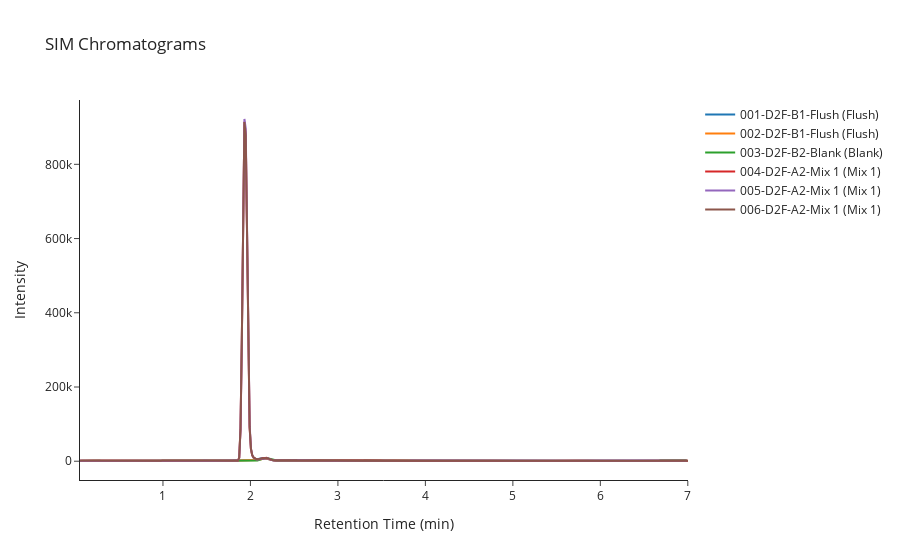

Source (notebook cell):
### Markdown cell above
mzs available in SIM: 120, 124, 134, 237, 247, 254, 258, 267, 268, 275, 278, 296, 300, 325, 370, 429, 441, 748, 752

mzs available in TIC: range(100, 801)

### Code cell
# EIC/TIC plots (intensity/time)
analyses.plot_chromatogram(indices = [0, 1, 2, 3, 4, 5], data="sim", mz=268)

### Figure 1 — Plotly figure (JSON) as saved in the notebook; plotly's stock layout.template omitted (floating-point values rounded to 4 significant figures; data arrays with more than 128 entries replaced by an {"elided": "..."} marker saying what was removed)
{"data": [{"hovertemplate": "<b>index</b>: 0<br><b>name</b>: 001-D2F-B1-Flush<br><b>path</b>: C:/Users/Sandeep/Desktop/Error-LC/Method-Data\\250613_Mix-1_10x10ng-mL 2025-06-13 14-40-12\\001-D2F-B1-Flush.D<br><b>batch</b>: 250613_Mix-1_10x10ng-mL 2025-06-13 14-40-12<br><b>batch_position</b>: 1<br><b>idle_time</b>: 0<br><b>sample</b>: Flush<br><b>method</b>: error_lc<br><b>timestamp</b>: 2025-06-13 14:40:19<br><b>unit</b>: None<br><b>instrument</b>: None<br><b>signal</b>: None<br><b>date</b>: 13 Jun 25   2:43 pm +0100<br><b>detector</b>: MS<br><b>pump</b>: G7167B<br><b>vial_position</b>: D2F-B1><br><b>start_time</b>: 2025-06-13 14:40:21<br><b>end_time</b>: 2025-06-13 14:50:32<br><b>runtime</b>: 416.119<br><b>Time: </b>%{x}<br><b>Intensity: </b>%{y}<extra></extra>", "mode": "lines", "name": "001-D2F-B1-Flush (Flush)", "text": "<b>index</b>: 0<br><b>name</b>: 001-D2F-B1-Flush<br><b>path</b>: C:/Users/Sandeep/Desktop/Error-LC/Method-Data\\250613_Mix-1_10x10ng-mL 2025-06-13 14-40-12\\001-D2F-B1-Flush.D<br><b>batch</b>: 250613_Mix-1_10x10ng-mL 2025-06-13 14-40-12<br><b>batch_position</b>: 1<br><b>idle_time</b>: 0<br><b>sample</b>: Flush<br><b>method</b>: error_lc<br><b>timestamp</b>: 2025-06-13 14:40:19<br><b>unit</b>: None<br><b>instrument</b>: None<br><b>signal</b>: None<br><b>date</b>: 13 Jun 25   2:43 pm +0100<br><b>detector</b>: MS<br><b>pump</b>: G7167B<br><b>vial_position</b>: D2F-B1><br><b>start_time</b>: 2025-06-13 14:40:21<br><b>end_time</b>: 2025-06-13 14:50:32<br><b>runtime</b>: 416.119", "type": "scatter", "x": {"elided": "466 float values"}, "y": {"elided": "466 int values"}}, {"hovertemplate": "<b>index</b>: 1<br><b>name</b>: 002-D2F-B1-Flush<br><b>path</b>: C:/Users/Sandeep/Desktop/Error-LC/Method-Data\\250613_Mix-1_10x10ng-mL 2025-06-13 14-40-12\\002-D2F-B1-Flush.D<br><b>batch</b>: 250613_Mix-1_10x10ng-mL 2025-06-13 14-40-12<br><b>batch_position</b>: 2<br><b>idle_time</b>: 47.0<br><b>sample</b>: Flush<br><b>method</b>: error_lc<br><b>timestamp</b>: 2025-06-13 14:51:16<br><b>unit</b>: None<br><b>instrument</b>: None<br><b>signal</b>: None<br><b>date</b>: 13 Jun 25   2:52 pm +0100<br><b>detector</b>: MS<br><b>pump</b>: G7116B<br><b>vial_position</b>: D2F-B1><br><b>start_time</b>: 2025-06-13 14:51:19<br><b>end_time</b>: 2025-06-13 14:59:04<br><b>runtime</b>: 416.119<br><b>Time: </b>%{x}<br><b>Intensity: </b>%{y}<extra></extra>", "mode": "lines", "name": "002-D2F-B1-Flush (Flush)", "text": "<b>index</b>: 1<br><b>name</b>: 002-D2F-B1-Flush<br><b>path</b>: C:/Users/Sandeep/Desktop/Error-LC/Method-Data\\250613_Mix-1_10x10ng-mL 2025-06-13 14-40-12\\002-D2F-B1-Flush.D<br><b>batch</b>: 250613_Mix-1_10x10ng-mL 2025-06-13 14-40-12<br><b>batch_position</b>: 2<br><b>idle_time</b>: 47.0<br><b>sample</b>: Flush<br><b>method</b>: error_lc<br><b>timestamp</b>: 2025-06-13 14:51:16<br><b>unit</b>: None<br><b>instrument</b>: None<br><b>signal</b>: None<br><b>date</b>: 13 Jun 25   2:52 pm +0100<br><b>detector</b>: MS<br><b>pump</b>: G7116B<br><b>vial_position</b>: D2F-B1><br><b>start_time</b>: 2025-06-13 14:51:19<br><b>end_time</b>: 2025-06-13 14:59:04<br><b>runtime</b>: 416.119", "type": "scatter", "x": {"elided": "466 float values"}, "y": {"elided": "466 int values"}}, {"hovertemplate": "<b>index</b>: 2<br><b>name</b>: 003-D2F-B2-Blank<br><b>path</b>: C:/Users/Sandeep/Desktop/Error-LC/Method-Data\\250613_Mix-1_10x10ng-mL 2025-06-13 14-40-12\\003-D2F-B2-Blank.D<br><b>batch</b>: 250613_Mix-1_10x10ng-mL 2025-06-13 14-40-12<br><b>batch_position</b>: 3<br><b>idle_time</b>: 46.0<br><b>sample</b>: Blank<br><b>method</b>: error_lc<br><b>timestamp</b>: 2025-06-13 14:59:47<br><b>unit</b>: None<br><b>instrument</b>: None<br><b>signal</b>: None<br><b>date</b>: 13 Jun 25   3:00 pm +0100<br><b>detector</b>: MS<br><b>pump</b>: G7116B<br><b>vial_position</b>: D2F-B2><br><b>start_time</b>: 2025-06-13 14:59:50<br><b>end_time</b>: 2025-06-13 15:07:35<br><b>runtime</b>: 416.119<br><b>Time: </b>%{x}<br><b>Intensity: </b>%{y}<extra></extra>", "mode": "lines", "name": "003-D2F-B2-Blank (Blank)", "text": "<b>index</b>: 2<br><b>name</b>: 003-D2F-B2-Blank<br><b>path</b>: C:/Users/Sandeep/Desktop/Error-LC/Method-Data\\250613_Mix-1_10x10ng-mL 2025-06-13 14-40-12\\003-D2F-B2-Blank.D<br><b>batch</b>: 250613_Mix-1_10x10ng-mL 2025-06-13 14-40-12<br><b>batch_position</b>: 3<br><b>idle_time</b>: 46.0<br><b>sample</b>: Blank<br><b>method</b>: error_lc<br><b>timestamp</b>: 2025-06-13 14:59:47<br><b>unit</b>: None<br><b>instrument</b>: None<br><b>signal</b>: None<br><b>date</b>: 13 Jun 25   3:00 pm +0100<br><b>detector</b>: MS<br><b>pump</b>: G7116B<br><b>vial_position</b>: D2F-B2><br><b>start_time</b>: 2025-06-13 14:59:50<br><b>end_time</b>: 2025-06-13 15:07:35<br><b>runtime</b>: 416.119", "type": "scatter", "x": {"elided": "466 float values"}, "y": {"elided": "466 int values"}}, {"hovertemplate": "<b>index</b>: 3<br><b>name</b>: 004-D2F-A2-Mix 1<br><b>path</b>: C:/Users/Sandeep/Desktop/Error-LC/Method-Data\\250613_Mix-1_10x10ng-mL 2025-06-13 14-40-12\\004-D2F-A2-Mix 1.D<br><b>batch</b>: 250613_Mix-1_10x10ng-mL 2025-06-13 14-40-12<br><b>batch_position</b>: 4<br><b>idle_time</b>: 46.0<br><b>sample</b>: Mix 1<br><b>method</b>: error_lc<br><b>timestamp</b>: 2025-06-13 15:08:19<br><b>unit</b>: None<br><b>instrument</b>: None<br><b>signal</b>: None<br><b>date</b>: 13 Jun 25   3:09 pm +0100<br><b>detector</b>: MS<br><b>pump</b>: G7116B<br><b>vial_position</b>: D2F-A2><br><b>start_time</b>: 2025-06-13 15:08:21<br><b>end_time</b>: 2025-06-13 15:16:05<br><b>runtime</b>: 417.014<br><b>Time: </b>%{x}<br><b>Intensity: </b>%{y}<extra></extra>", "mode": "lines", "name": "004-D2F-A2-Mix 1 (Mix 1)", "text": "<b>index</b>: 3<br><b>name</b>: 004-D2F-A2-Mix 1<br><b>path</b>: C:/Users/Sandeep/Desktop/Error-LC/Method-Data\\250613_Mix-1_10x10ng-mL 2025-06-13 14-40-12\\004-D2F-A2-Mix 1.D<br><b>batch</b>: 250613_Mix-1_10x10ng-mL 2025-06-13 14-40-12<br><b>batch_position</b>: 4<br><b>idle_time</b>: 46.0<br><b>sample</b>: Mix 1<br><b>method</b>: error_lc<br><b>timestamp</b>: 2025-06-13 15:08:19<br><b>unit</b>: None<br><b>instrument</b>: None<br><b>signal</b>: None<br><b>date</b>: 13 Jun 25   3:09 pm +0100<br><b>detector</b>: MS<br><b>pump</b>: G7116B<br><b>vial_position</b>: D2F-A2><br><b>start_time</b>: 2025-06-13 15:08:21<br><b>end_time</b>: 2025-06-13 15:16:05<br><b>runtime</b>: 417.014", "type": "scatter", "x": {"elided": "467 float values"}, "y": {"elided": "467 int values"}}, {"hovertemplate": "<b>index</b>: 4<br><b>name</b>: 005-D2F-A2-Mix 1<br><b>path</b>: C:/Users/Sandeep/Desktop/Error-LC/Method-Data\\250613_Mix-1_10x10ng-mL 2025-06-13 14-40-12\\005-D2F-A2-Mix 1.D<br><b>batch</b>: 250613_Mix-1_10x10ng-mL 2025-06-13 14-40-12<br><b>batch_position</b>: 5<br><b>idle_time</b>: 48.0<br><b>sample</b>: Mix 1<br><b>method</b>: error_lc<br><b>timestamp</b>: 2025-06-13 15:16:51<br><b>unit</b>: None<br><b>instrument</b>: None<br><b>signal</b>: None<br><b>date</b>: 13 Jun 25   3:17 pm +0100<br><b>detector</b>: MS<br><b>pump</b>: G7120A<br><b>vial_position</b>: D2F-A2><br><b>start_time</b>: 2025-06-13 15:16:53<br><b>end_time</b>: 2025-06-13 15:24:39<br><b>runtime</b>: 416.119<br><b>Time: </b>%{x}<br><b>Intensity: </b>%{y}<extra></extra>", "mode": "lines", "name": "005-D2F-A2-Mix 1 (Mix 1)", "text": "<b>index</b>: 4<br><b>name</b>: 005-D2F-A2-Mix 1<br><b>path</b>: C:/Users/Sandeep/Desktop/Error-LC/Method-Data\\250613_Mix-1_10x10ng-mL 2025-06-13 14-40-12\\005-D2F-A2-Mix 1.D<br><b>batch</b>: 250613_Mix-1_10x10ng-mL 2025-06-13 14-40-12<br><b>batch_position</b>: 5<br><b>idle_time</b>: 48.0<br><b>sample</b>: Mix 1<br><b>method</b>: error_lc<br><b>timestamp</b>: 2025-06-13 15:16:51<br><b>unit</b>: None<br><b>instrument</b>: None<br><b>signal</b>: None<br><b>date</b>: 13 Jun 25   3:17 pm +0100<br><b>detector</b>: MS<br><b>pump</b>: G7120A<br><b>vial_position</b>: D2F-A2><br><b>start_time</b>: 2025-06-13 15:16:53<br><b>end_time</b>: 2025-06-13 15:24:39<br><b>runtime</b>: 416.119", "type": "scatter", "x": {"elided": "466 float values"}, "y": {"elided": "466 int values"}}, {"hovertemplate": "<b>index</b>: 5<br><b>name</b>: 006-D2F-A2-Mix 1<br><b>path</b>: C:/Users/Sandeep/Desktop/Error-LC/Method-Data\\250613_Mix-1_10x10ng-mL 2025-06-13 14-40-12\\006-D2F-A2-Mix 1.D<br><b>batch</b>: 250613_Mix-1_10x10ng-mL 2025-06-13 14-40-12<br><b>batch_position</b>: 6<br><b>idle_time</b>: 44.0<br><b>sample</b>: Mix 1<br><b>method</b>: error_lc<br><b>timestamp</b>: 2025-06-13 15:25:21<br><b>unit</b>: None<br><b>instrument</b>: None<br><b>signal</b>: None<br><b>date</b>: 13 Jun 25   3:26 pm +0100<br><b>detector</b>: MS<br><b>pump</b>: G7167B<br><b>vial_position</b>: D2F-A2><br><b>start_time</b>: 2025-06-13 15:25:23<br><b>end_time</b>: 2025-06-13 15:33:08<br><b>runtime</b>: 417.014<br><b>Time: </b>%{x}<br><b>Intensity: </b>%{y}<extra></extra>", "mode": "lines", "name": "006-D2F-A2-Mix 1 (Mix 1)", "text": "<b>index</b>: 5<br><b>name</b>: 006-D2F-A2-Mix 1<br><b>path</b>: C:/Users/Sandeep/Desktop/Error-LC/Method-Data\\250613_Mix-1_10x10ng-mL 2025-06-13 14-40-12\\006-D2F-A2-Mix 1.D<br><b>batch</b>: 250613_Mix-1_10x10ng-mL 2025-06-13 14-40-12<br><b>batch_position</b>: 6<br><b>idle_time</b>: 44.0<br><b>sample</b>: Mix 1<br><b>method</b>: error_lc<br><b>timestamp</b>: 2025-06-13 15:25:21<br><b>unit</b>: None<br><b>instrument</b>: None<br><b>signal</b>: None<br><b>date</b>: 13 Jun 25   3:26 pm +0100<br><b>detector</b>: MS<br><b>pump</b>: G7167B<br><b>vial_position</b>: D2F-A2><br><b>start_time</b>: 2025-06-13 15:25:23<br><b>end_time</b>: 2025-06-13 15:33:08<br><b>runtime</b>: 417.014", "type": "scatter", "x": {"elided": "467 float values"}, "y": {"elided": "467 int values"}}], "layout": {"title": {"text": "SIM Chromatograms "}, "xaxis": {"title": {"text": "Retention Time (min)"}}, "yaxis": {"title": {"text": "Intensity"}}}}
